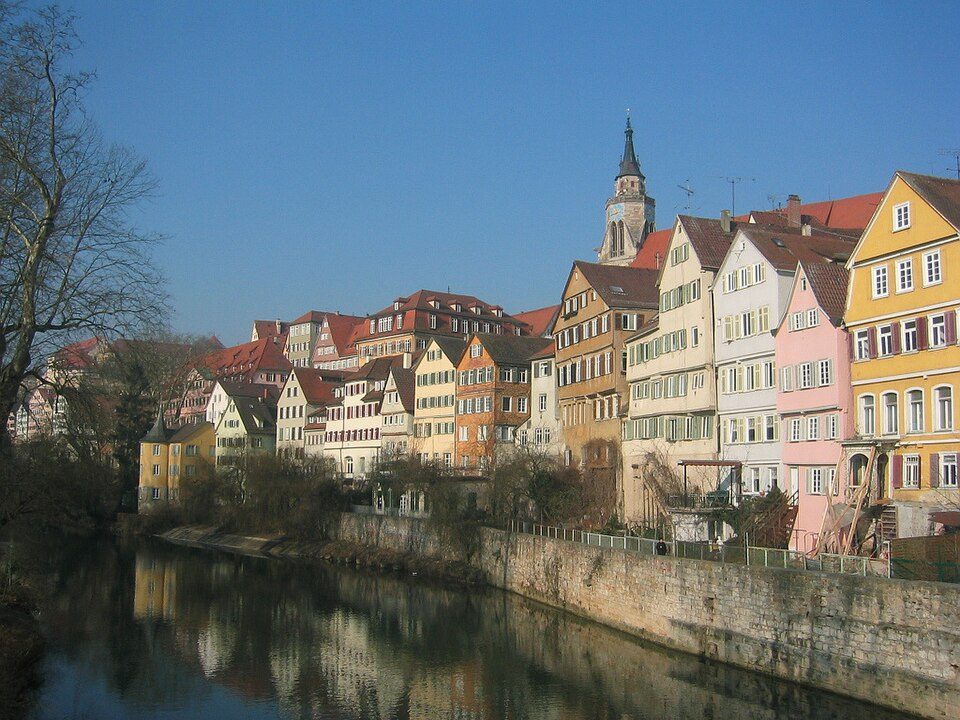
#> input picture AI_Applications/Session_06/Tuebingen_Neckarfront.jpg, 960 x 720 px, given in place of top-down.mp4, which was not available
$ jupyter execute '04_04_CamShift_트래킹.ipynb'   (text cells are left out)
#> lines starting #> are read from the running program, lines starting #| are printed output that depends on the picture; after the words box and inside, x2 and y2 are one past the last pixel; in counts of white or black regions, pixels touching at a corner belong together; pictures that were not available may be replaced by others from this repository, and a replacement may not be noted
[cell 1]
import numpy as np
import cv2
from google.colab.patches import cv2_imshow  # Colab 환경에서 이미지 표시
import time

# 추적 상태 변수
roi_hist = None     # ROI histogram (아직 미설정)
track_window = None # 추적 윈도우 (아직 미설정)

# 초기 추적 영역(ROI) 좌표 설정
x, y, w, h = 80, 280, 100, 100

# CamShift 종료 조건
# 아래 두 조건 중 하나라도 충족되면 반복 종료
# cv2.TERM_CRITERIA_EPS  : 이동 거리가 1픽셀 이하일 때
# cv2.TERM_CRITERIA_COUNT: 반복 횟수가 10회를 초과할 때

termination = (cv2.TERM_CRITERIA_EPS | cv2.TERM_CRITERIA_COUNT, 10, 10)

print(f'초기 ROI: x={x}, y={y}, w={w}, h={h}')

[cell 2]
# 비디오 파일 경로 설정
video_path = '/content/drive/MyDrive/noooooooooooooo/Colab Notebooks/로키_부트캠프_AI응용/data/top-down.mp4'

cap = cv2.VideoCapture(video_path)

if not cap.isOpened():
    cap.release()
    raise FileNotFoundError(
        f"\n비디오 파일을 열 수 없습니다.\n"
        f"   경로를 확인하세요: {video_path}\n"
        f"   파일이 없다면 Google Drive에 업로드하거나 경로를 수정하세요."
    )

[cell 3]
# 영상 기본 정보 출력
total_frames = int(cap.get(cv2.CAP_PROP_FRAME_COUNT))   # get: 여기있는거 가져와주세요
fps          = cap.get(cv2.CAP_PROP_FPS)
width_vid    = int(cap.get(cv2.CAP_PROP_FRAME_WIDTH))
height_vid   = int(cap.get(cv2.CAP_PROP_FRAME_HEIGHT))

print(f'   해상도: {width_vid} x {height_vid}')
print(f'   FPS   : {fps:.1f}')
print(f'   총 프레임: {total_frames}')

[cell 4]
# 출력 제한 설정
MAX_FRAMES_TO_PROCESS = 150  # 최대 처리 프레임 수
DISPLAY_EVERY_N_FRAMES = 20  # N 프레임마다 한 번 출력
frame_count = 0

print(f'\n처리 예정: 최대 {MAX_FRAMES_TO_PROCESS}프레임, {DISPLAY_EVERY_N_FRAMES}프레임마다 출력')

[cell 5]
# 첫 프레임 읽기
ret, frame = cap.read()
#> frame is the input picture: shape (720, 960, 3); mean B, G, R 120.5, 115.1, 103.3
if not ret:
    cap.release()
    raise RuntimeError(
        '첫 프레임을 읽을 수 없습니다.\n'
        '   비디오 경로가 올바른지, 파일이 손상되지 않았는지 확인하세요.'
    )

# --- ROI 크기 유효성 검사 ---
frame_h, frame_w = frame.shape[:2]
#> frame_h = 720; frame_w = 960
if w <= 0 or h <= 0:
    raise ValueError(f'ROI 크기 오류: w={w}, h={h} (0보다 커야 합니다)')
if x < 0 or y < 0 or x + w > frame_w or y + h > frame_h:
    raise ValueError(
        f'ROI 범위 초과: 프레임({frame_w}x{frame_h})를 벗어납니다.\n'
        f'   설정값: x={x}, y={y}, w={w}, h={h}\n'
        f'   x+w={x+w}, y+h={y+h}'
    )

[cell 6]
# ROI 추출 및 HSV 변환
roi = frame[y:y+h, x:x+w]
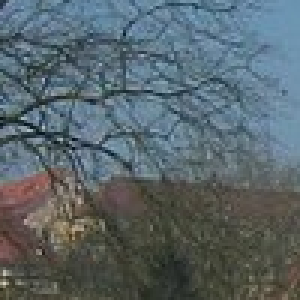
#> roi: shape (100, 100, 3) (shown 3 times larger); mean B, G, R 106.4, 101.4, 88.8
roi_hsv = cv2.cvtColor(roi, cv2.COLOR_BGR2HSV)
#> roi_hsv: shape (100, 100, 3); mean H, S, V 73, 63.6, 112.5

# 마스크(필터링) 생성 : 채도, 명도 낮은 노이즈 픽셀 제거
mask = cv2.inRange(roi_hsv, np.array([0., 50., 50.]), np.array([180., 255., 255.]))
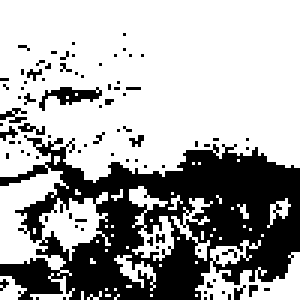
#> mask: shape (100, 100) (shown 3 times larger); 66.6% white; 84 black regions (81 under 20 px), largest, box (x1, y1, x2, y2) and area: (0, 45, 100, 100) 3025, (13, 29, 34, 37) 72, (0, 36, 9, 41) 23

# H(색상) 채널 히스토그램 계산 >> 정규화(0-255)
roi_hist = cv2.calcHist([roi_hsv], [0], mask, [180], [0, 180])
#> roi_hist = 180 values, max 1405 at index 103, min 0 at index 31, mean 36.99
cv2.normalize(roi_hist, roi_hist, 0, 255, cv2.NORM_MINMAX)

# 초기 추적 윈도우 설정
track_window = (x, y, w, h)

# 첫 프레임 ROI 박스 표시 후 확인
first_frame_display = frame.copy()
cv2.rectangle(first_frame_display, (x, y), (x+w, y+h), (0, 255, 0), 2)
cv2.putText(first_frame_display, 'Initial ROI', (x, y-10),
            cv2.FONT_HERSHEY_SIMPLEX, 0.7, (0, 0, 255), 2, cv2.LINE_AA)
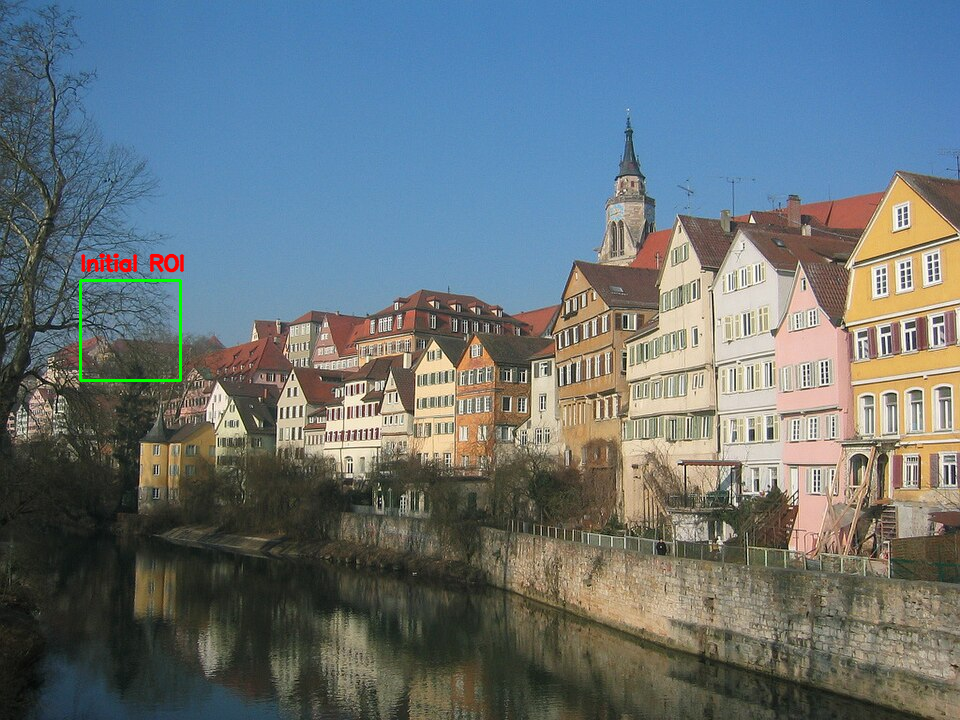
#> first_frame_display: shape (720, 960, 3); mean B, G, R 120.1, 115.2, 103.4

print(f'ROI 히스토그램 등록 완료')
print(f'   ROI 위치: x={x}, y={y}, w={w}, h={h}')
print(f'   프레임 크기: {frame_w} x {frame_h}')
#|    프레임 크기: 960 x 720
print('    첫 프레임 + 초기 ROI (빨간 박스)')

cv2_imshow(first_frame_display)

[cell 7]
# --- 유효성 검사 ---
if roi_hist is None:
    raise RuntimeError('roi_hist가 없습니다.')
if track_window is None:
    raise RuntimeError('track_window가 없습니다.')

print(f'CamShift 추적 시작 (최대 {MAX_FRAMES_TO_PROCESS}프레임, {DISPLAY_EVERY_N_FRAMES}프레임마다 출력)...')

frame_count = 0

while cap.isOpened() and frame_count < MAX_FRAMES_TO_PROCESS:
    ret_read, frame = cap.read()
    if not ret_read:
        print(f'영상 끝 (처리 완료한 프레임: {frame_count})')
        break

    img_draw = frame.copy()

    # BGR >> HSV 변환
    hsv = cv2.cvtColor(frame, cv2.COLOR_BGR2HSV)
#> hsv: shape (720, 960, 3); mean H, S, V 58.3, 88.3, 138.2

    # 마스크 생성 : 채도 명도 낮은 노이즈 픽셀 제거
    target_mask = cv2.inRange(hsv, np.array([0., 50., 50.]), np.array([180., 255., 255.]))
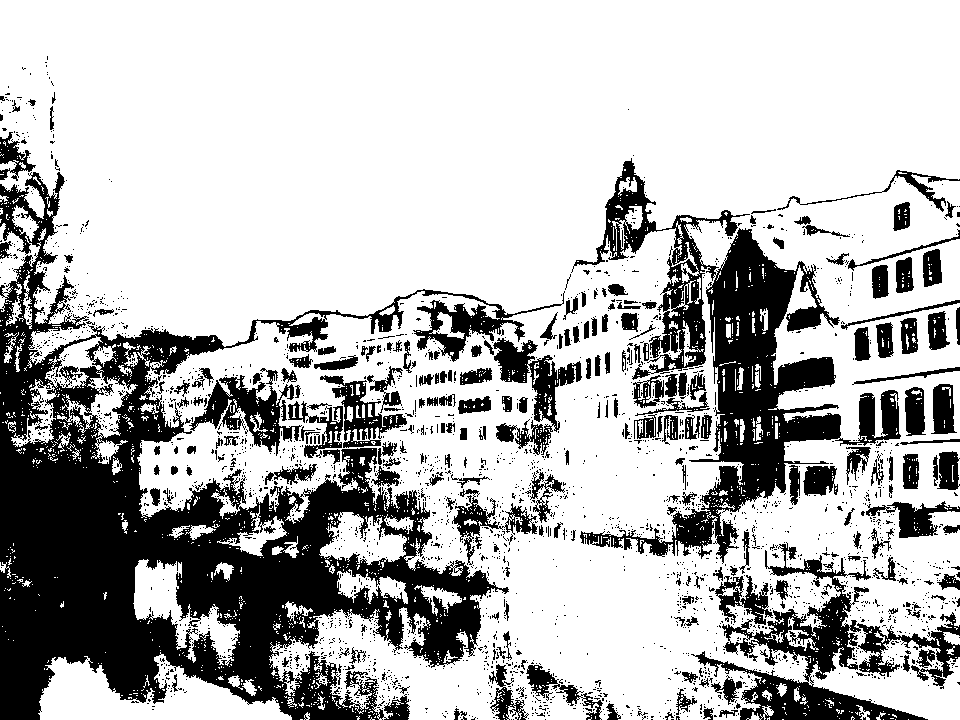
#> target_mask: shape (720, 960); 72.1% white; 2598 black regions (2367 under 20 px), largest, box (x1, y1, x2, y2) and area: (0, 172, 565, 720) 97938, (571, 158, 901, 564) 31421, (691, 542, 960, 720) 12400

    # 역투영(Back Projection)
    # 전체 프레임에서 ROI 히스토그램 유사한지 픽셀의 확률을 계산
    # dst : 단일채널(uint8) 확률 맵. 값이 클수록 ROI 색상과 유사
    dst = cv2.calcBackProject([hsv], [0], roi_hist, [0, 180], 1)
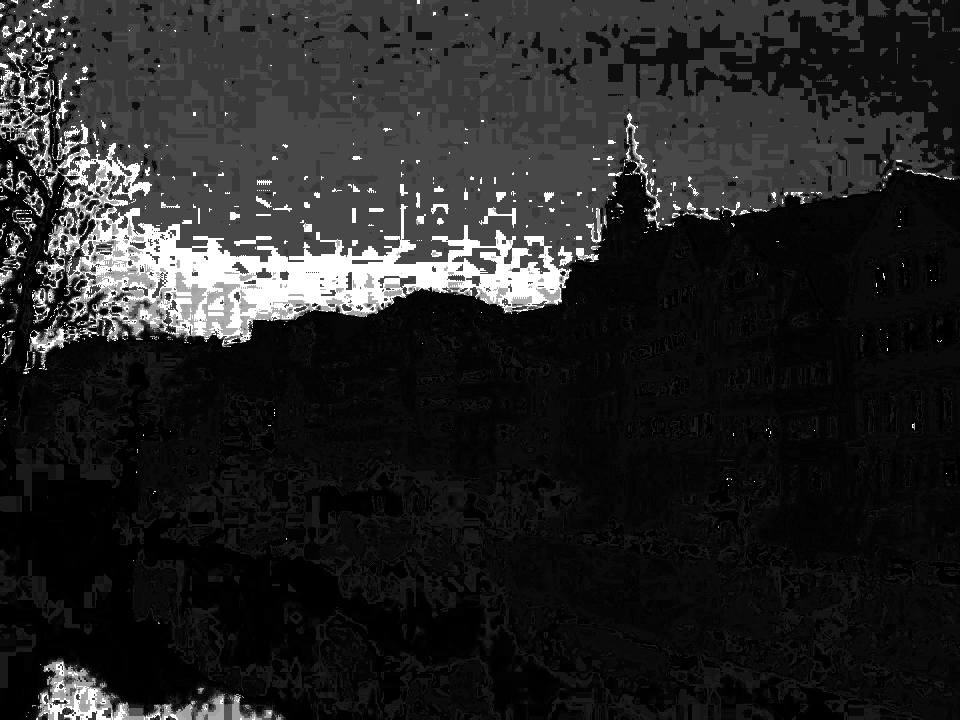
#> dst: shape (720, 960); min 0, max 255, mean 37.4
    # [hsv] : 역투영 대상 이미지
    # [0] : H(색상)채널만 이용
    # roi_hist : 기준 히스토그램 (calcBackProject / calcHistogram(None 적었던거) 헷갈리지 않기)
    # [0, 180] : Hue 값 범위
    # 1 : scale

    # 마스크 적용: noise 영역의 확률을 0으로 만들기
    # dtype 불일치 방지를 위해 명시적으로 uint8 변환 후 곱셈
    dst = cv2.bitwise_and(dst, dst, mask=target_mask)
    # bitwise_and(dst, dst) 교집합, 자기 자신끼리 AND 연산 함 >> 원본 그대로
    # 그런데 mask=target_mask
    # 마스크 값이 0(검은색)이면 결과물 모두 0(검은색) 되버리고,
    # 마스크 값이 255(흰색)이면 결과물은 dst(원본) 그대로 통과 시킴

    # CamShift 추적 실행
    rotated_rect, track_window = cv2.CamShift(dst, track_window, termination)
#> rotated_rect = ((144, 275.5), (119.7, 136.3), 112.5); track_window = (80, 219, 128, 113)
    # rotated_rect (중심정 (cx, cy), (w,h), 회전각 angle) >> 회전된 박스 정보
    # track_window (x, y, 2, h) >> 다음 프레임(이미지) 기준 윈도우로 사용됨

    # 회전된 추적 박스 시각화
    pts = cv2.boxPoints(rotated_rect)   # 4개 꼭지점 좌표 계산 [[x1, y1], [x2, y2]]
#> pts = [[104, 194.1], [229.9, 246.3], [184, 356.9], [58.1, 304.7]]
    pts = np.int32(pts)                 # 정수 변환
#> pts = [[103, 194], [229, 246], [184, 356], [58, 304]]
    cv2.polylines(img_draw, [pts], True, (0, 255, 0))
    # True: 점 연결해서 닫을거야? 마지막 4번째 점과 1번째 점 선으로 연결 >> 사각형
    # cf.  cv2.rectangle()가 있는데 왜 저렇게 쓰냐? >> 반듯한 직사각형만 그려줌

    # 중심점 표시
    cx, cy = int(rotated_rect[0][0]), int(rotated_rect[0][1])
#> cx = 144; cy = 275
    cv2.circle(img_draw, (cx, cy), 4, (0, 255, 0), -1)
#> img_draw: shape (720, 960, 3); mean B, G, R 120.4, 115.2, 103.2

    # [6 lines of commented-out code are left out]
    cv2.putText(img_draw, f'Frame: {frame_count}', (10,30), cv2.FONT_HERSHEY_SIMPLEX, 0.8, (255, 255, 0), 2, cv2.LINE_AA)
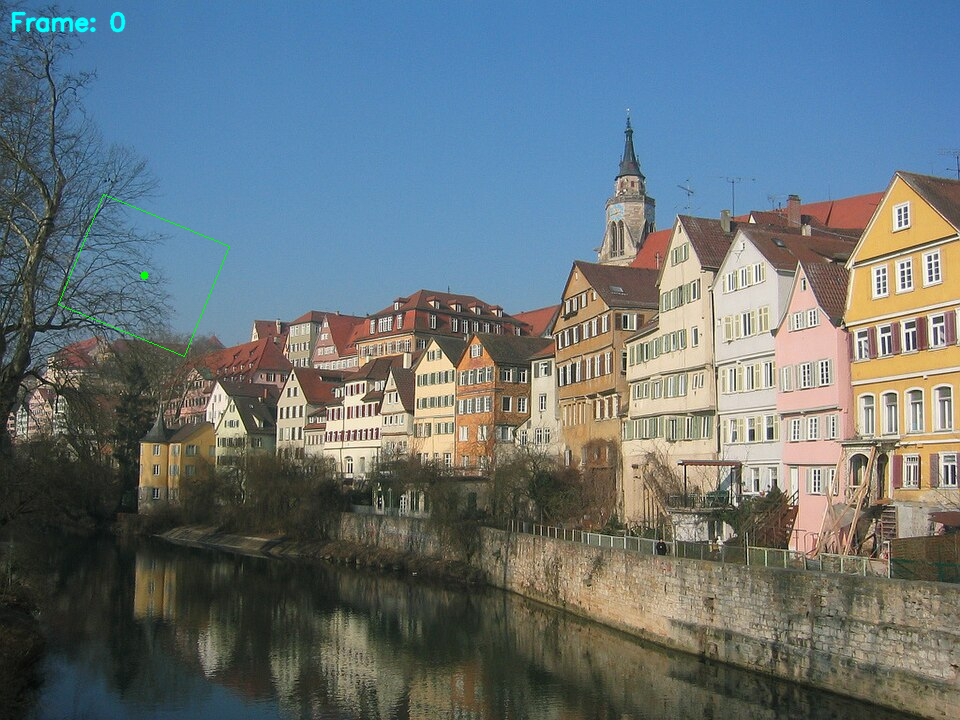
#> img_draw: shape (720, 960, 3); mean B, G, R 120.5, 115.4, 103.2
    # (10, 30) 글자가 시작될 기준 봐표, 0.8: scal, 2: 글자 선 두께

    # 컬러 영상 / 역투영 영상 나란히 출력
    dst_bgr = cv2.cvtColor(dst, cv2.COLOR_GRAY2BGR)
    result = np.hstack((img_draw, dst_bgr))
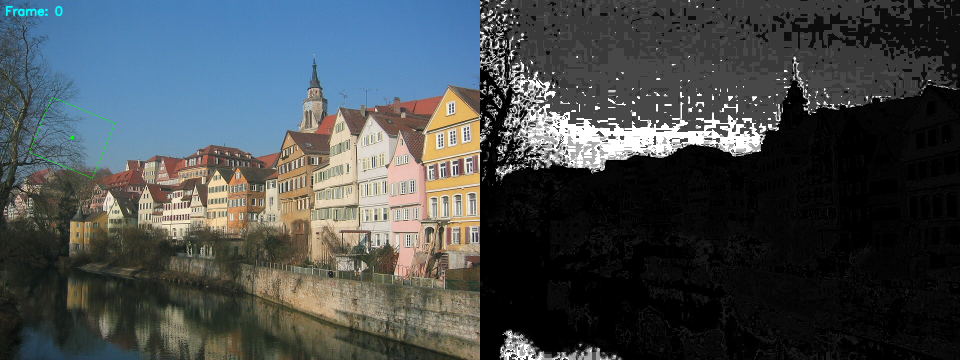
#> result: shape (720, 1920, 3) (shown at 1/2 size); mean B, G, R 77.8, 75.2, 69.1

    # N 프레임마다 결과 표시
    if frame_count % DISPLAY_EVERY_N_FRAMES == 0:
        print(f'프레임 {frame_count} | 추적 중심: ({cx}, {cy})')
#| 프레임 0 | 추적 중심: (144, 275)
        cv2_imshow(result)
        time.sleep(1)

    frame_count += 1

cap.release()
# cv2.destroyAllWindows()

print(f'추적 완료 | 처리한 프레임 : {frame_count}')
